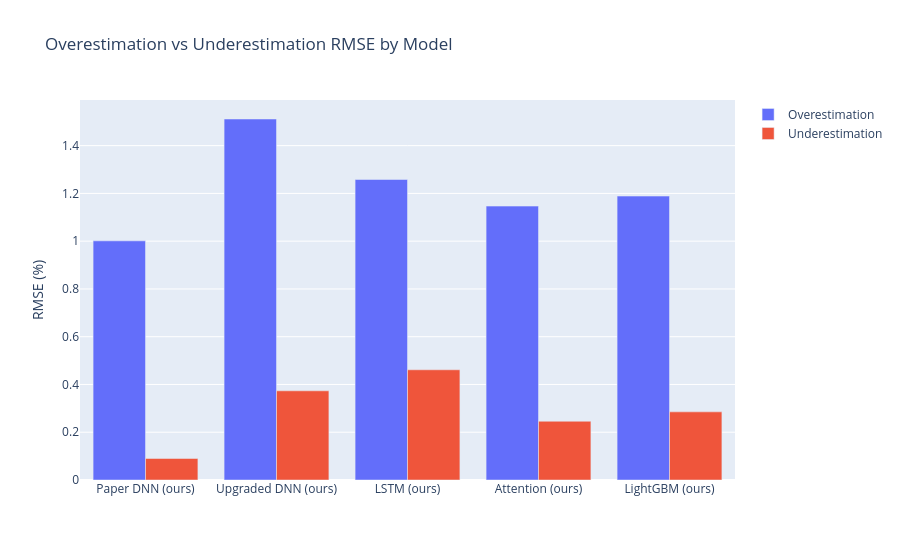

The notebook cell this image was saved under:
### Markdown cell above
## Overestimation vs Underestimation

### Code cell
safety_rows = []
for model in MODELS:
    actual = np.concatenate([df["soh_actual"].to_numpy() for df in predictions[model].values()])
    predicted = np.concatenate([df["soh_predicted"].to_numpy() for df in predictions[model].values()])
    safety_rows.append(
        (MODEL_LABELS[model], overestimation_rmse(actual, predicted), underestimation_rmse(actual, predicted))
    )

safety_df = pd.DataFrame(safety_rows, columns=["Model", "Overestimation RMSE", "Underestimation RMSE"])
fig = go.Figure()
fig.add_trace(go.Bar(x=safety_df["Model"], y=safety_df["Overestimation RMSE"] * 100, name="Overestimation"))
fig.add_trace(go.Bar(x=safety_df["Model"], y=safety_df["Underestimation RMSE"] * 100, name="Underestimation"))
fig.update_layout(barmode="group", title="Overestimation vs Underestimation RMSE by Model", yaxis_title="RMSE (%)")
fig.show()

### Figure 1 — Plotly figure (JSON) as saved in the notebook; plotly's stock layout.template omitted (floating-point values rounded to 4 significant figures)
{"data": [{"name": "Overestimation", "type": "bar", "x": ["Paper DNN (ours)", "Upgraded DNN (ours)", "LSTM (ours)", "Attention (ours)", "LightGBM (ours)"], "y": [1.001, 1.512, 1.258, 1.147, 1.189]}, {"name": "Underestimation", "type": "bar", "x": ["Paper DNN (ours)", "Upgraded DNN (ours)", "LSTM (ours)", "Attention (ours)", "LightGBM (ours)"], "y": [0.09016, 0.3734, 0.4614, 0.246, 0.2853]}], "layout": {"barmode": "group", "title": {"text": "Overestimation vs Underestimation RMSE by Model"}, "yaxis": {"title": {"text": "RMSE (%)"}}}}
